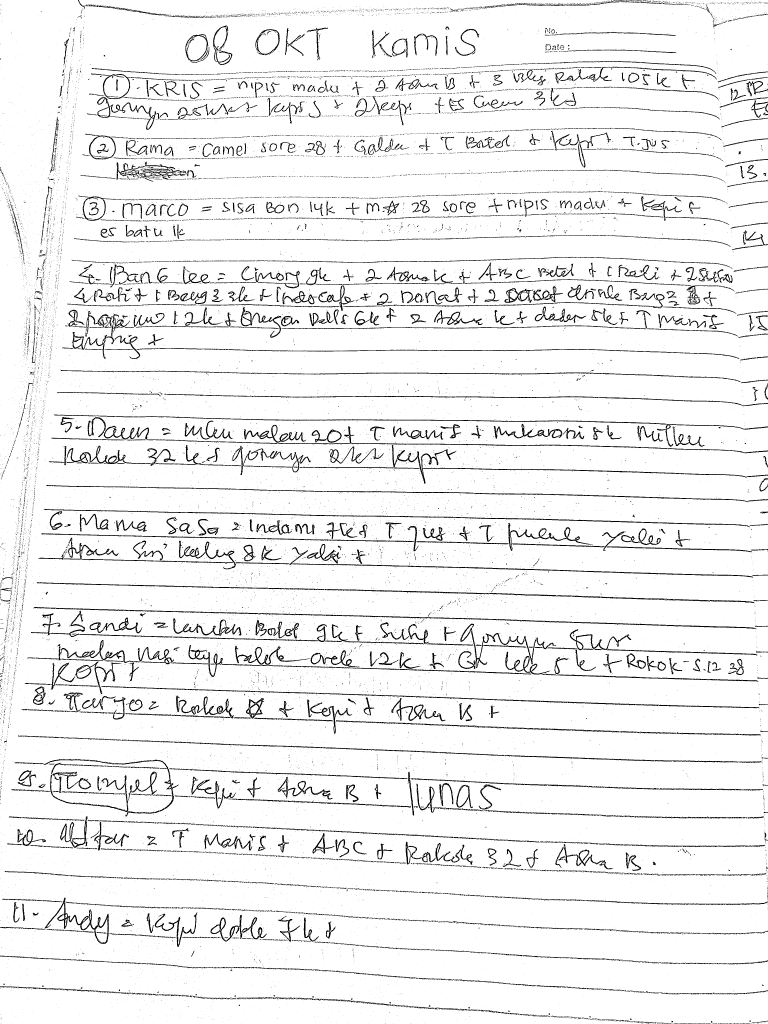
#> input picture eval/debug/IMG_20261008_115733/upscale.png, 3072 x 4096 px (shown at 1/4 size)
$ python -i processor.py   (imports and definitions only)
#> lines starting #> are read from the running program, lines starting #| are printed output that depends on the picture; after the words box and inside, x2 and y2 are one past the last pixel; in counts of white or black regions, pixels touching at a corner belong together
"""
Image Preprocessing processor for OCR.

Applies various preprocessing techniques to improve OCR accuracy.
Each method is configurable and can be combined.

Key principle: We test multiple preprocessing methods and let the
engine/service select the best one — we never assume preprocessing
always improves accuracy.
"""

import cv2
import numpy as np
from typing import List, Optional, Tuple


class ImageProcessor:
    """Handles all image preprocessing for OCR."""

    # Available preprocessing methods
    METHODS = [
        "none",                # No preprocessing
        "gray",                # Convert to grayscale
        "gray_norm",           # Grayscale + histogram normalization
        "gray_sharpen",        # Grayscale + sharpening
        "gray_norm_sharpen",   # Grayscale + normalize + sharpen
        "gray_blur_thresh",    # Grayscale + Gaussian blur + adaptive threshold
        "gray_thresh",         # Grayscale + adaptive threshold
        "gray_clahe",          # Grayscale + CLAHE (contrast enhancement)
    ]

    # [129 lines left out: functions apply, apply_to_array, _apply_single, resize_for_ocr, detect_strikethrough, not called in this run]

    def detect_circled_numbers(self, image_path: str) -> List[dict]:
        """
        Detect circled numbers — typically indicates quantity markers.
        A circled number (○1, ○2, etc.) in bookkeeping notes usually
        means "quantity: 1" or "quantity: 2".

        Uses contour detection to find circular shapes near digit regions.
        """
        img = cv2.imread(image_path)
#> img is the input picture: shape (4096, 3072, 3); 93.9% white; 17654 black regions (15998 under 20 px), largest, box (x1, y1, x2, y2) and area: (147, 2329, 3018, 2413) 11194, (135, 2428, 3027, 2518) 11045, (177, 2035, 3000, 2109) 9710
        if img is None:
            return []

        gray = cv2.cvtColor(img, cv2.COLOR_BGR2GRAY)
        # Threshold for contour detection
        _, thresh = cv2.threshold(gray, 127, 255, cv2.THRESH_BINARY_INV + cv2.THRESH_OTSU)
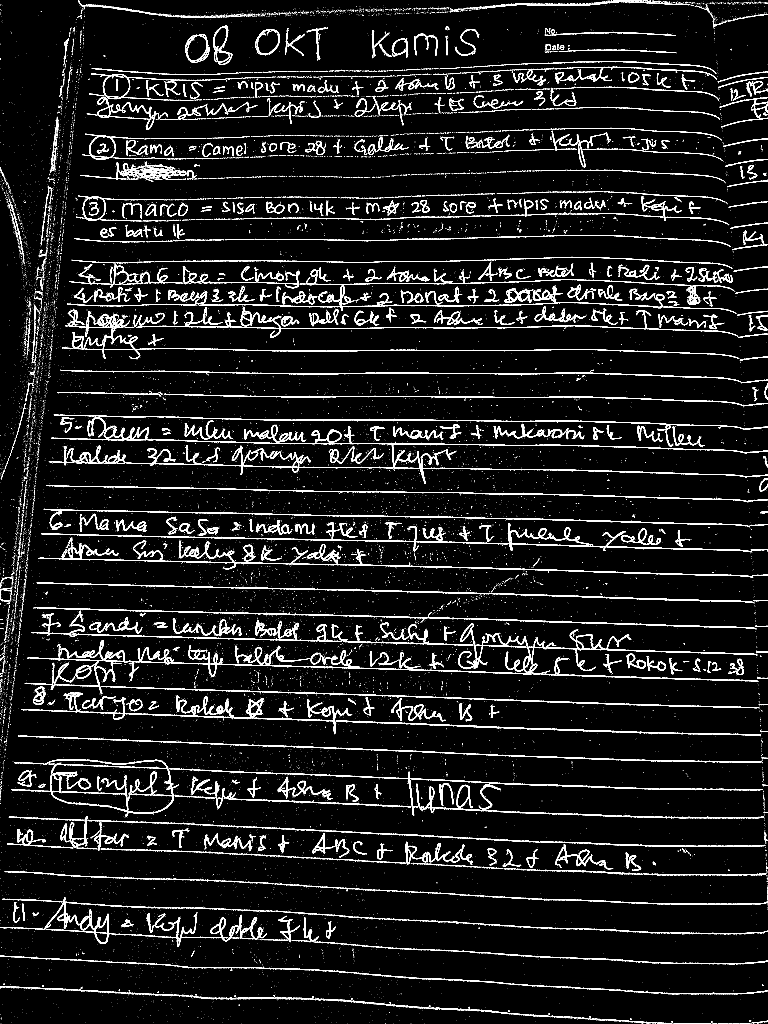
#> thresh: shape (4096, 3072) (shown at 1/4 size); 6.1% white; 17654 white regions (15998 under 20 px)

        # Find contours
        contours, _ = cv2.findContours(thresh, cv2.RETR_EXTERNAL, cv2.CHAIN_APPROX_SIMPLE)
#> contours = 17547 contours, 16379 with area under 20; largest, box (x1, y1, x2, y2) and area: (364, 293, 522, 397) 8830, (147, 2329, 3018, 2413) 8798, (135, 2428, 3027, 2518) 8299, (340, 535, 464, 638) 8238, (179, 3590, 435, 3776) 7854

        circled_numbers = []
        for cnt in contours:
            # Check if contour is approximately circular
            (x, y, w, h) = cv2.boundingRect(cnt)
            aspect_ratio = w / float(h) if h > 0 else 0
            area = cv2.contourArea(cnt)
            perimeter = cv2.arcLength(cnt, True)

            # Circular shape criteria
            if perimeter > 0:
                circularity = 4 * np.pi * area / (perimeter * perimeter)
                if 0.4 < circularity < 1.2 and 0.5 < aspect_ratio < 2.0:
                    if w > 5 and h > 5 and w < 100 and h < 100:
                        circled_numbers.append({
                            'bbox': [int(x), int(y), int(x + w), int(y + h)],
                            'center': [int(x + w / 2), int(y + h / 2)],
                            'radius': float(max(w, h) / 2),
                        })
#> this loop made 17547 passes
#> (x, y, w, h, aspect_ratio, area, perimeter, circularity) on passes 19, 31, 42, 45, 48, 53, 59, 63, 67, 78, 82: (2750, 4093, 91, 3, 30.33, 56.5, 199.2, 0.0179), (2628, 4091, 58, 4, 14.5, 59.5, 129.4, 0.0447), (3006, 4088, 29, 6, 4.83, 28.5, 81.01, 0.0546), (2577, 4087, 37, 7, 5.29, 69, 109.3, 0.0726), (2547, 4086, 30, 7, 4.29, 44.5, 103, 0.0527), (2844, 4084, 6, 7, 0.857, 20, 19.31, 0.674), (3047, 4082, 25, 9, 2.78, 27, 73.94, 0.0621), (2504, 4081, 39, 9, 4.33, 41, 116.2, 0.0381), (2478, 4080, 20, 5, 4, 36.5, 48.38, 0.196), (2440, 4078, 22, 7, 3.14, 28.5, 81.01, 0.0546), (2428, 4077, 11, 6, 1.83, 22, 32.14, 0.268)
#> (x, y, w, h, aspect_ratio) on pass 101: (2328, 4073, 3, 3, 1)

        return circled_numbers

    # [38 lines left out: function detect_structural_symbols, not called in this run]

>>> result = ImageProcessor().detect_circled_numbers('../../eval/debug/IMG_20261008_115733/upscale.png')
